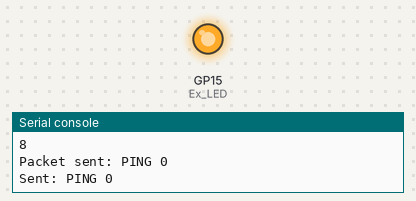
This program was run on a simulated Raspberry Pi Pico running MicroPython. Shown: output pins drawn as LEDs (lit = HIGH), the last lines printed to the serial console. No radio messages arrive unless stated (any console line starting 'radio sent:' is added by the test bench); pins used as bus, display or sensor lines are not drawn.

Above: at 2.5 s.
At 7.5 s:
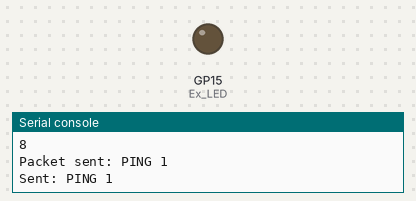
Timing chart, 0 to 13.0 s (numbered marks = the images above):
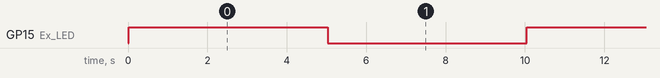

The program:

lora_test.py
```python
# LoRa Communication with Raspberry Pi Pico - MicroPython
# Compatible with SX127x modules (like RFM95W, RFM96W)

from machine import Pin, SPI,PWM
import time
Ex_LED = Pin(15, Pin.OUT)


class LoRa:
    def __init__(self, spi_id=1, cs_pin=13, reset_pin=14, dio0_pin=16):
        """
        Initialize LoRa module
        Default pins for Raspberry Pi Pico:
        - CS: GPIO 17
        - Reset: GPIO 20
        - DIO0: GPIO 16
        - SCK: GPIO 18 (SPI0)
        - MOSI: GPIO 19 (SPI0)
        - MISO: GPIO 16 (SPI0) - Note: shares with DIO0, or use different pin
        """

        # Initialize SPI
        self.spi = SPI(spi_id, baudrate=5000000, polarity=0, phase=0,
                      sck=Pin(10), mosi=Pin(11), miso=Pin(12))

        # Initialize control pins
        self.cs = Pin(cs_pin, Pin.OUT)
        self.reset = Pin(reset_pin, Pin.OUT)
        self.dio0 = Pin(dio0_pin, Pin.IN)

        # Set CS high initially
        self.cs.value(1)

        # Reset the module
        self.reset_module()

        # Initialize LoRa settings
        self.init_lora()

    def reset_module(self):
        """Reset the LoRa module"""
        self.reset.value(0)
        time.sleep_ms(10)
        self.reset.value(1)
        time.sleep_ms(10)

    def write_register(self, address, value):
        """Write to LoRa register"""
        self.cs.value(0)
        self.spi.write(bytearray([address | 0x80, value]))
        self.cs.value(1)

    def read_register(self, address):
        """Read from LoRa register"""
        self.cs.value(0)
        self.spi.write(bytearray([address & 0x7F]))
        response = self.spi.read(1)
        self.cs.value(1)
        return response[0]

    def init_lora(self):
        """Initialize LoRa module with basic settings"""

        # Put module in sleep mode
        self.write_register(0x01, 0x00)  # OpMode: Sleep

        # Set LoRa mode
        self.write_register(0x01, 0x80)  # OpMode: LoRa mode

        # Set frequency to 915MHz (adjust for your region)
        # For 433MHz use: 0x6C, 0x80, 0x00
        # For 868MHz use: 0xD9, 0x06, 0x66
        # For 915MHz use: 0xE4, 0xC0, 0x00
        self.write_register(0x06, 0xE4)  # FrfMsb
        self.write_register(0x07, 0xC0)  # FrfMid
        self.write_register(0x08, 0x00)  # FrfLsb

        # Set spreading factor (SF7 = 128 chips/symbol)
        self.write_register(0x1E, 0x74)  # SF7, CRC on

        # Set bandwidth and coding rate
        self.write_register(0x1D, 0x72)  # BW=125kHz, CR=4/5

        # Set preamble length
        self.write_register(0x20, 0x00)  # PreambleMsb
        self.write_register(0x21, 0x08)  # PreambleLsb = 8

        # Set maximum payload length
        self.write_register(0x23, 0xFF)  # MaxPayloadLength

        # Set FIFO pointers
        self.write_register(0x0E, 0x00)  # FifoTxBaseAddr
        self.write_register(0x0F, 0x00)  # FifoRxBaseAddr

        print("LoRa module initialized successfully!")
        print(f"Version: 0x{self.read_register(0x42):02X}")

    def send_packet(self, data):
        """Send a packet via LoRa"""

        # Put in standby mode
        self.write_register(0x01, 0x81)  # OpMode: Standby

        # Clear IRQ flags
        self.write_register(0x12, 0xFF)  # IrqFlags

        # Set FIFO address pointer to FIFO TX base address
        self.write_register(0x0D, 0x00)  # FifoAddrPtr

        # Write payload length
        self.write_register(0x22, len(data))  # PayloadLength

        # Write data to FIFO
        self.cs.value(0)
        self.spi.write(bytearray([0x80]))  # FIFO write address
        if isinstance(data, str):
            self.spi.write(data.encode())
        else:
            self.spi.write(data)
        self.cs.value(1)

        # Start transmission
        self.write_register(0x01, 0x83)  # OpMode: TX

        # Wait for transmission to complete
        print("wait for transmission to complete")
        while True:
            irq_flags = self.read_register(0x12)
            print(irq_flags)
            if irq_flags & 0x08:  # TxDone
                break
            time.sleep_ms(1)

        # Clear IRQ flags
        self.write_register(0x12, 0xFF)

        print(f"Packet sent: {data}")

    def receive_packet(self, timeout_ms=5000):
        """Receive a packet via LoRa"""

        # Put in standby mode
        self.write_register(0x01, 0x81)  # OpMode: Standby

        # Clear IRQ flags
        self.write_register(0x12, 0xFF)  # IrqFlags

        # Set FIFO address pointer to FIFO RX base address
        self.write_register(0x0D, 0x00)  # FifoAddrPtr

        # Start reception
        self.write_register(0x01, 0x85)  # OpMode: RX Continuous

        start_time = time.ticks_ms()

        # Wait for packet reception or timeout
        while True:
            irq_flags = self.read_register(0x12)

            if irq_flags & 0x40:  # RxDone
                # Get packet length
                packet_length = self.read_register(0x13)  # RxNbBytes

                # Set FIFO address pointer to current RX address
                fifo_rx_current_addr = self.read_register(0x10)
                self.write_register(0x0D, fifo_rx_current_addr)

                # Read packet data
                self.cs.value(0)
                self.spi.write(bytearray([0x00]))  # FIFO read address
                packet_data = self.spi.read(packet_length)
                self.cs.value(1)

                # Get RSSI and SNR
                rssi = self.read_register(0x1A) - 157  # Adjust for frequency
                snr = self.read_register(0x19) / 4

                # Clear IRQ flags
                self.write_register(0x12, 0xFF)

                try:
                    decoded_data = packet_data.decode('utf-8')
                except:
                    decoded_data = packet_data

                print(f"Packet received: {decoded_data}")
                print(f"RSSI: {rssi} dBm, SNR: {snr} dB")

                return decoded_data, rssi, snr

            if irq_flags & 0x80:  # RxTimeout or CRC error
                print("Reception timeout or CRC error")
                self.write_register(0x12, 0xFF)  # Clear IRQ flags
                return None, None, None

            if time.ticks_diff(time.ticks_ms(), start_time) > timeout_ms:
                print("Reception timeout")
                return None, None, None

            time.sleep_ms(10)

# Example usage
def main():
    print("Initializing LoRa...")

    # Initialize LoRa module
    lora = LoRa()

    # Example: Simple sender
    def sender_example():
        print("Running sender example...")
        counter = 0
        while True:
            message = f"Hello LoRa! Count: {counter}"
            lora.send_packet(message)
            counter += 1
            time.sleep(5)

    # Example: Simple receiver
    def receiver_example():
        print("Running receiver example...")
        while True:
            print("Waiting for packet...")
            data, rssi, snr = lora.receive_packet(timeout_ms=10000)
            if data:
                print(f"Received: {data} (RSSI: {rssi}, SNR: {snr})")
            time.sleep(1)

    # Example: Ping-pong communication
    def ping_pong_example(is_master=True):
        print(f"Running ping-pong example ({'Master' if is_master else 'Slave'})")

        if is_master:
            counter = 0
            while True:
                # Send ping
                Ex_LED.toggle()
                message = f"PING {counter}"
                print(f"Sending: {message}")
                lora.send_packet(message)
                print(f"Sent: {message}")

                # Wait for pong
                data, rssi, snr = lora.receive_packet(timeout_ms=5000)
                if data and "PONG" in str(data):
                    print(f"Received: {data}")
                else:
                    print("No pong received")

                counter += 1
        else:
            while True:
                # Wait for ping
                data, rssi, snr = lora.receive_packet(timeout_ms=10000)
                if data and "PING" in str(data):
                    print(f"Received: {data}")
                    # Send pong
                    pong_message = f"PONG {data.split()[-1]}"
                    lora.send_packet(pong_message)
                    print(f"Sent: {pong_message}")

    # Choose example to run
    # sender_example()
    # receiver_example()
    ping_pong_example(is_master=True)  # Set to False for slave

if __name__ == "__main__":
    main()
```

Measured:
- by itself, GP15 (Ex_LED): alternates HIGH for 5.0 s and LOW for 5.0 s
